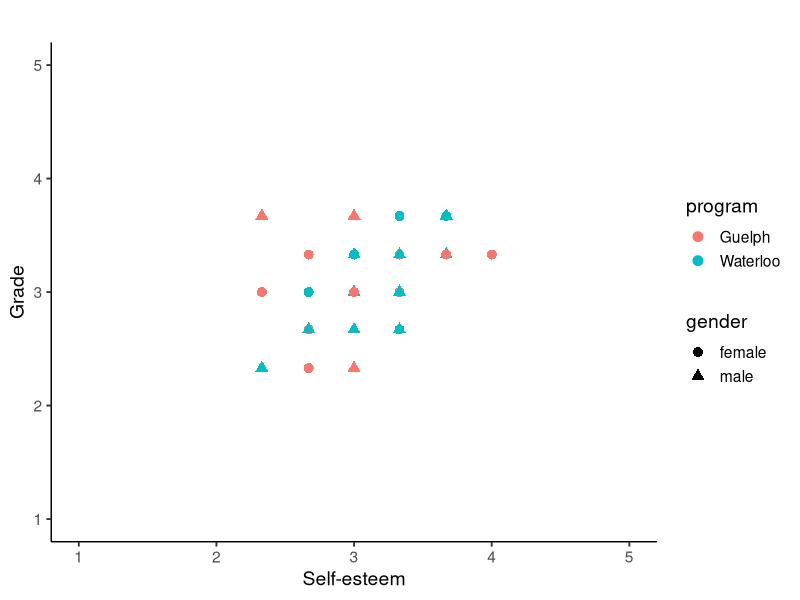

Generate this figure with R:
## load package
library(tidyverse)
library(ggplot2)

## Load Data
cor_data <-read_csv('corData1.csv')

## Set Categorical
str(cor_data)
cor_data$gender <- as.factor(cor_data$gender)
cor_data$program <- as.factor(cor_data$program)

## Make Plot
my.plot <- qplot(varA,varC,data=cor_data, shape=gender, color= program, size=I(3))

## Add APA Elements
my.plot <- my.plot + theme_classic(14)
my.plot <- my.plot + theme(axis.line.x = element_line(colour = 'black', size=0.5, linetype='solid'), axis.line.y = element_line(colour = 'black', size = 0.5, linetype = 'solid'))

## Label Cleanup
my.plot <- my.plot + labs(title="",x="Self-esteem", y='Grade')

## Change Range
my.plot <- my.plot + coord_cartesian(xlim=c(1,5),ylim=c(1,5))

## Save GG
ggsave("my_scatter.pdf",plot=my.plot, width=6,height=6)
